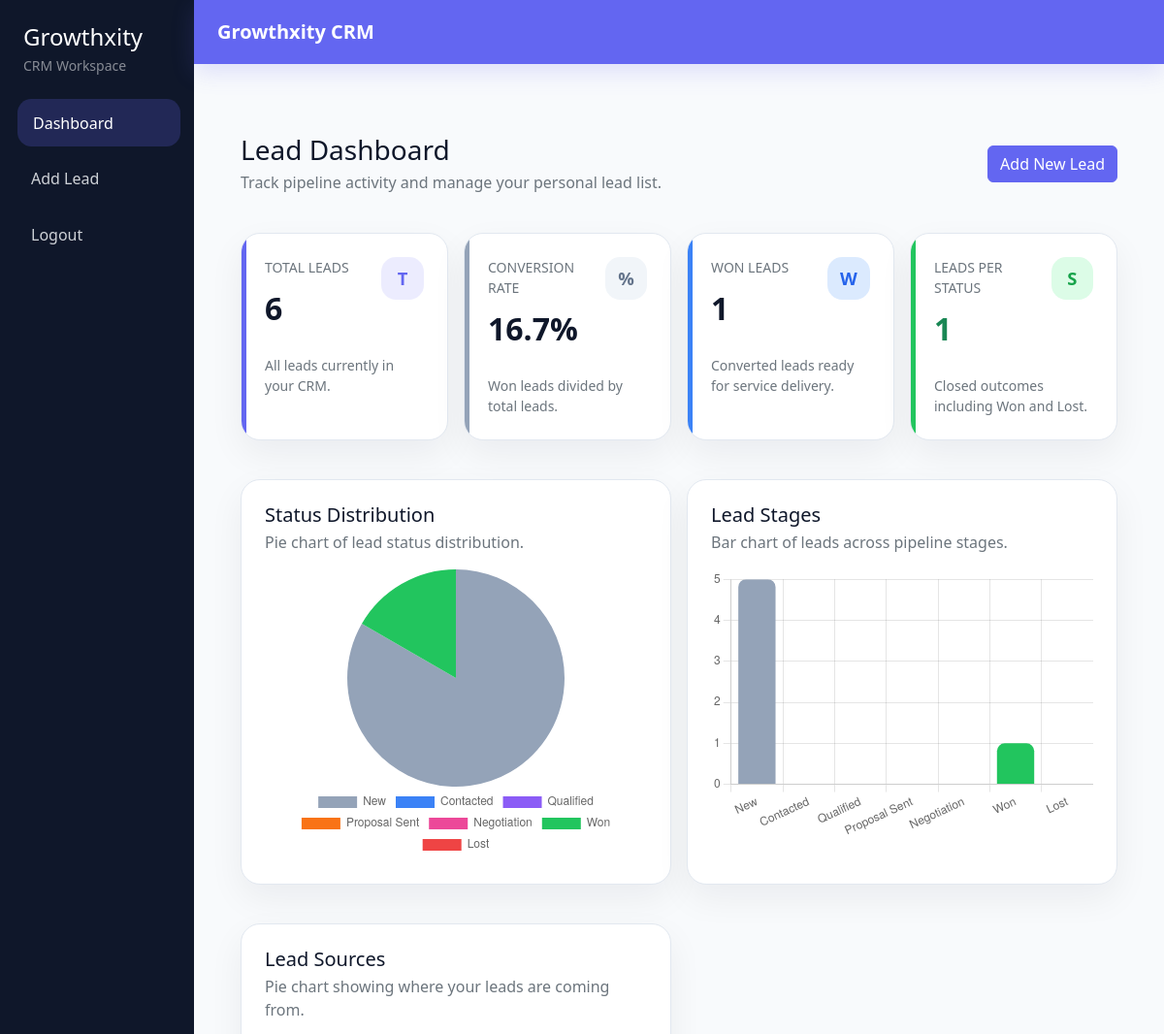
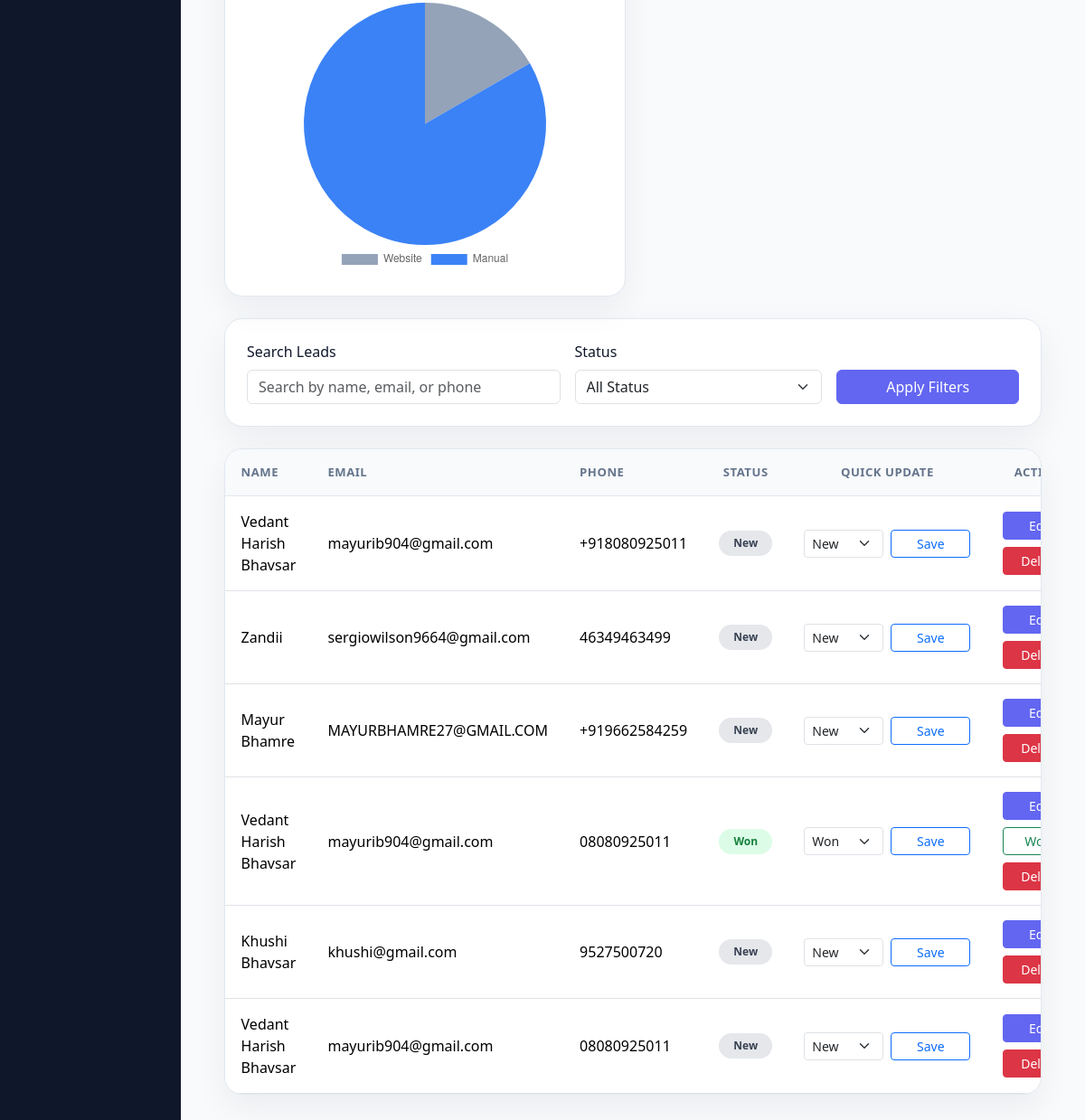
The app's page /dashboard (signed in) with its own data (2 pictures, top to bottom).
### models.py (models this page shows)
class Lead(db.Model):
    __tablename__ = "leads"
    STATUS_OPTIONS = (
        "New",
        "Contacted",
        "Qualified",
        "Proposal Sent",
        "Negotiation",
        "Won",
        "Lost",
    )
    VALID_STATUS_OPTIONS = STATUS_OPTIONS + ("Closed",)
    SERVICE_OPTIONS = (
        "Website Lead",
        "Web Development",
        "App Development",
        "SEO",
        "Performance Marketing",
        "CRM Setup",
        "Branding",
    )
    __table_args__ = (
        CheckConstraint(
            "status IN ('New', 'Contacted', 'Qualified', 'Proposal Sent', 'Negotiation', 'Won', 'Lost', 'Closed')",
            name="ck_leads_status_valid",
        ),
    )
    id = db.Column(db.Integer, primary_key=True)
    name = db.Column(db.String(100), nullable=False)
    email = db.Column(db.String(255), nullable=False)
    phone = db.Column(db.String(20), nullable=False)
    source = db.Column(db.String(100), nullable=True)
    service = db.Column(db.String(100), nullable=True)
    location = db.Column(db.String(120), nullable=True)
    notes = db.Column(db.Text, nullable=True)
    status = db.Column(db.String(50), nullable=False, default="New", index=True)
    user_id = db.Column(db.Integer, db.ForeignKey("users.id"), nullable=False, index=True)
    client_work_items = db.relationship(
        "ClientWork",
        backref="lead",
        lazy="selectin",
        cascade="all, delete-orphan",
    )

### leads.py (the view, shortened to what this page needs)
@leads.route("/dashboard")
@login_required
def dashboard():
    search_query = request.args.get("search", "").strip()
    status_filter = request.args.get("status", "").strip()
    leads_query = Lead.query.filter_by(user_id=current_user.id)
    if status_filter in Lead.STATUS_OPTIONS:
        leads_query = leads_query.filter_by(status=status_filter)
    else:
        status_filter = ""
    user_leads = leads_query.order_by(Lead.id.desc()).all()
    status_counts = {
        status: sum(1 for lead in user_leads if lead.status == status)
        for status in Lead.STATUS_OPTIONS
    }
    source_counts = {}
    for lead in user_leads:
        source = lead.source or "Manual"
        source_counts[source] = source_counts.get(source, 0) + 1
    total_leads = len(user_leads)
    won_count = status_counts["Won"]
    analytics = {
        "total": total_leads,
        "new": sum(1 for lead in user_leads if lead.status == "New"),
        "contacted": sum(1 for lead in user_leads if lead.status == "Contacted"),
        "closed": sum(1 for lead in user_leads if lead.status in ("Won", "Lost", "Closed")),
        "won": won_count,
        "conversion_rate": round((won_count / total_leads) * 100, 1) if total_leads else 0,
        "status_counts": status_counts,
        "show_charts": total_leads >= 5,
        "source_counts": source_counts,
        "show_source_chart": total_leads > 3,
    }
    return render_template(
        "dashboard.html",
        leads=user_leads,
        status_choices=Lead.STATUS_OPTIONS,
        service_choices=Lead.SERVICE_OPTIONS,
        selected_status=status_filter,
        search_query=search_query,
        analytics=analytics,
    )

### templates/dashboard.html (shortened to what this page needs)
{% extends "base.html" %}
{% block content %}
<div class="d-flex flex-column flex-lg-row justify-content-between align-items-lg-center gap-3 mb-4">
    <div>
        <h1 class="h3 mb-1">Lead Dashboard</h1>
        <p class="text-secondary mb-0">Track pipeline activity and manage your personal lead list.</p>
    </div>
    <a href="{{ url_for('leads.add_lead') }}" class="btn btn-primary">Add New Lead</a>
</div>
<div class="row g-3 mb-4">
    <div class="col-md-6 col-xl-3">
        <div class="analytics-card analytics-card-total p-4">
            <div class="d-flex justify-content-between align-items-start mb-4">
                <div>
                    <div class="text-secondary small text-uppercase">Total Leads</div>
                    <div class="fs-2 fw-semibold mt-2">{{ analytics.total }}</div>
                </div>
                <div class="analytics-icon analytics-total">T</div>
            </div>
            <div class="small text-secondary">All leads currently in your CRM.</div>
        </div>
    </div>
    <div class="col-md-6 col-xl-3">
        <div class="analytics-card analytics-card-conversion p-4">
            <div class="d-flex justify-content-between align-items-start mb-4">
                <div>
                    <div class="text-secondary small text-uppercase">Conversion Rate</div>
                    <div class="fs-2 fw-semibold mt-2">{{ analytics.conversion_rate }}%</div>
                </div>
                <div class="analytics-icon analytics-conversion">%</div>
            </div>
            <div class="small text-secondary">Won leads divided by total leads.</div>
        </div>
    </div>
    <div class="col-md-6 col-xl-3">
        <div class="analytics-card analytics-card-won p-4">
            <div class="d-flex justify-content-between align-items-start mb-4">
                <div>
                    <div class="text-secondary small text-uppercase">Won Leads</div>
                    <div class="fs-2 fw-semibold mt-2">{{ analytics.won }}</div>
                </div>
                <div class="analytics-icon analytics-won">W</div>
            </div>
            <div class="small text-secondary">Converted leads ready for service delivery.</div>
        </div>
    </div>
    <div class="col-md-6 col-xl-3">
        <div class="analytics-card analytics-card-status p-4">
            <div class="d-flex justify-content-between align-items-start mb-4">
                <div>
                    <div class="text-secondary small text-uppercase">Leads per Status</div>
                    <div class="fs-2 fw-semibold mt-2 text-success">{{ analytics.closed }}</div>
                </div>
                <div class="analytics-icon analytics-status">S</div>
            </div>
            <div class="small text-secondary">Closed outcomes including Won and Lost.</div>
        </div>
    </div>
</div>
<div class="row g-3 mb-4">
    {% if analytics.show_charts %}
    <div class="col-xl-6">
        <div class="chart-card p-4">
            <div class="mb-3">
                <h2 class="h5 mb-1">Status Distribution</h2>
                <p class="text-secondary mb-0">Pie chart of lead status distribution.</p>
            </div>
            <div class="chart-wrap">
                <canvas id="statusPieChart"></canvas>
            </div>
        </div>
    </div>
    <div class="col-xl-6">
        <div class="chart-card p-4">
            <div class="mb-3">
                <h2 class="h5 mb-1">Lead Stages</h2>
                <p class="text-secondary mb-0">Bar chart of leads across pipeline stages.</p>
            </div>
            <div class="chart-wrap">
                <canvas id="statusBarChart"></canvas>
            </div>
        </div>
    </div>
    {% else %}
    <div class="col-12">
        <div class="chart-card p-4 text-center text-secondary">
            Not enough data to display analytics
        </div>
    </div>
    {% endif %}
</div>
<div class="row g-3 mb-4">
    {% if analytics.show_source_chart %}
    <div class="col-xl-6">
        <div class="chart-card p-4">
            <div class="mb-3">
                <h2 class="h5 mb-1">Lead Sources</h2>
                <p class="text-secondary mb-0">Pie chart showing where your leads are coming from.</p>
            </div>
            <div class="chart-wrap">
                <canvas id="sourcePieChart"></canvas>
            </div>
        </div>
    </div>
    {% endif %}
</div>
<div class="page-card p-4 mb-4">
    <form method="get" class="row g-3 align-items-end">
        <div class="col-md-5">
            <label for="search" class="form-label">Search Leads</label>
            <input type="text" id="search" name="search" value="{{ search_query }}" class="form-control" placeholder="Search by name, email, or phone">
        </div>
        <div class="col-md-4">
            <label for="status" class="form-label">Status</label>
            <select id="status" name="status" class="form-select">
                <option value="">All Status</option>
            </select>
        </div>
        <div class="col-md-3 d-grid">
            <button type="submit" class="btn btn-primary">Apply Filters</button>
        </div>
    </form>
</div>
<div class="leads-table-card">
    <div class="table-responsive">
        <table class="table table-hover leads-table align-middle mb-0">
            <thead>
                <tr>
                    <th>Name</th>
                    <th>Email</th>
                    <th>Phone</th>
                    <th class="text-center">Status</th>
                    <th class="text-center">Quick Update</th>
                    <th class="text-center">Actions</th>
                </tr>
            </thead>
            <tbody>
                {% for lead in leads %}
                <tr
                    data-id="{{ lead.id }}"
                    data-name="{{ lead.name }}"
                    data-email="{{ lead.email }}"
                    data-phone="{{ lead.phone }}"
                    data-service="{{ lead.service }}"
                    data-location="{{ lead.location }}"
                    data-status="{{ lead.status }}"
                    data-notes="{{ lead.notes or '' }}"
                >
                    <td class="fw-medium">{{ lead.name }}</td>
                    <td>{{ lead.email }}</td>
                    <td>{{ lead.phone }}</td>
                    <td class="status-cell">
                        <span class="badge rounded-pill px-3 py-2 badge-status-{{ lead.status|lower|replace(' ', '-') }}">
                            {{ lead.status }}
                        </span>
                    </td>
                    <td class="status-cell">
                        <form method="post" action="{{ url_for('leads.update_lead_status', lead_id=lead.id) }}" class="quick-update-form">
                            <select name="status" class="form-select form-select-sm">
                                {% for status in status_choices %}
                                <option value="{{ status }}" {% if status == lead.status %}selected{% endif %}>
                                    {{ status }}
                                </option>
                                {% endfor %}
                            </select>
                            <button type="submit" class="btn btn-sm btn-outline-primary">Save</button>
                        </form>
                    </td>
                    <td class="actions-cell">
                        <div class="action-group d-inline-flex gap-2 flex-wrap justify-content-center">
                            <a href="{{ url_for('leads.edit_lead', lead_id=lead.id) }}" class="btn btn-sm btn-primary">
                                <span class="me-1">Edit</span>
                            </a>
                            {% if lead.status == "Won" %}
                            <a href="{{ url_for('work.view_work', lead_id=lead.id) }}" class="btn btn-sm btn-outline-success">
                                <span class="me-1">Work</span>
                            </a>
                            {% endif %}
                            <form method="post" action="{{ url_for('leads.delete_lead', lead_id=lead.id) }}" onsubmit="return confirm('Are you sure you want to delete this lead?');">
                                <button type="submit" class="btn btn-sm btn-danger">
                                    <span class="me-1">Delete</span>
                                </button>
                            </form>
                        </div>
                    </td>
                </tr>
                {% else %}
                <tr>
                    <td colspan="6" class="empty-state">No leads yet. Start by adding one.</td>
                </tr>
                {% endfor %}
            </tbody>
        </table>
    </div>
</div>
{% if analytics.show_charts or analytics.show_source_chart %}
<script>
    const chartColors = [
        "#94a3b8",
        "#3b82f6",
        "#8b5cf6",
        "#f97316",
        "#ec4899",
        "#22C55E",
        "#ef4444"
    ];
    {% if analytics.show_charts %}
    const statusLabels = {{ analytics.status_counts.keys() | list | tojson }};
    const statusValues = {{ analytics.status_counts.values() | list | tojson }};
    new Chart(document.getElementById("statusPieChart"), {
        type: "pie",
        data: {
            labels: statusLabels,
            datasets: [{
                data: statusValues,
                backgroundColor: chartColors,
                borderWidth: 0
            }]
        },
        options: {
            maintainAspectRatio: false,
            plugins: {
                legend: {
                    position: "bottom"
                }
            }
        }
    });
    new Chart(document.getElementById("statusBarChart"), {
        type: "bar",
        data: {
            labels: statusLabels,
            datasets: [{
                data: statusValues,
                backgroundColor: chartColors,
                borderRadius: 8
            }]
        },
        options: {
            maintainAspectRatio: false,
            plugins: {
                legend: {
                    display: false
                }
            },
            scales: {
                y: {
                    beginAtZero: true,
                    ticks: {
                        precision: 0
                    }
                }
            }
        }
    });
    {% endif %}
    {% if analytics.show_source_chart %}
    const sourceLabels = {{ analytics.source_counts.keys() | list | tojson }};
    const sourceValues = {{ analytics.source_counts.values() | list | tojson }};
    new Chart(document.getElementById("sourcePieChart"), {
        type: "pie",
        data: {
            labels: sourceLabels,
            datasets: [{
                data: sourceValues,
                backgroundColor: chartColors,
                borderWidth: 0
            }]
        },
        options: {
            maintainAspectRatio: false,
            plugins: {
                legend: {
                    position: "bottom"
                }
            }
        }
    });
    {% endif %}
</script>
{% endif %}
{% endblock %}

### templates/base.html (shortened to what this page needs)
<!DOCTYPE html>
<html lang="en">
<head>
    <link
        href="https://cdn.jsdelivr.net/npm/bootstrap@5.3.3/dist/css/bootstrap.min.css"
        rel="stylesheet"
    >
</head>
<body class="{% block body_class %}{% endblock %}">
    {% block body %}
    <div class="container-fluid px-0">
        <div class="row g-0">
            <aside class="col-lg-2 sidebar px-3 py-4">
                <div class="mb-4 px-2">
                    <h4 class="text-white mb-1">Growthxity</h4>
                    <p class="text-white-50 small mb-0">CRM Workspace</p>
                </div>
                <nav class="d-flex flex-column gap-2">
                    <a
                        href="{{ url_for('leads.dashboard') }}"
                        class="sidebar-link {% if request.endpoint == 'leads.dashboard' %}active{% endif %}"
                    >
                        Dashboard
                    </a>
                    <a
                        href="{{ url_for('leads.add_lead') }}"
                        class="sidebar-link {% if request.endpoint == 'leads.add_lead' %}active{% endif %}"
                    >
                        Add Lead
                    </a>
                    <a
                        href="{{ url_for('auth.logout') }}"
                        class="sidebar-link {% if request.endpoint == 'auth.logout' %}active{% endif %}"
                    >
                        Logout
                    </a>
                </nav>
            </aside>
            <div class="col-lg-10 content-shell">
                <nav class="navbar topbar px-4 py-3">
                    <span class="navbar-brand mb-0 h1 text-white fw-semibold">Growthxity CRM</span>
                </nav>
                <main class="p-4 p-lg-5">
                    <div class="content-stack">
                        {% block content %}{% endblock %}
                    </div>
                </main>
            </div>
        </div>
    </div>
    {% endblock %}
</body>
</html>

### records on screen
Lead: name "Vedant Harish Bhavsar", email "mayurib904@gmail.com", phone "+918080925011", status "New"
Lead: name "Zandii", email "sergiowilson9664@gmail.com", phone "46349463499", status "New"
Lead: name "Mayur Bhamre", email "MAYURBHAMRE27@GMAIL.COM", phone "+919662584259", status "New"
Lead: name "Vedant Harish Bhavsar", email "mayurib904@gmail.com", phone "08080925011", status "Won"
Lead: name "Khushi Bhavsar", email "khushi@gmail.com", phone "9527500720", status "New"
Lead: name "Vedant Harish Bhavsar", email "mayurib904@gmail.com", phone "08080925011", status "New"

### other values on screen
{{ analytics.total }} "6"
{{ analytics.conversion_rate }} "16.7"
{{ analytics.won }} "1"
{{ analytics.closed }} "1"
chart data {{ analytics.status_counts.values() | list | tojson }} [5, 0, 0, 0, 0, 1, 0]
chart data {{ analytics.source_counts.values() | list | tojson }} [1, 5]
